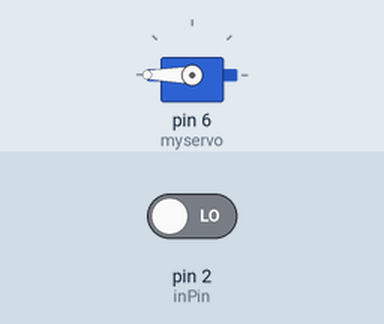
Recording of a sketch running on a simulated Arduino Uno, built with avr-gcc and run on an emulated ATmega328P. On the bench: servo. The test bench sets the inputs (shaded band); at power-on: pin 2 (inPin) LOW.

Above: at 1.2 s.
1.3 s: pin 2 (inPin) driven HIGH
At 2.4 s:
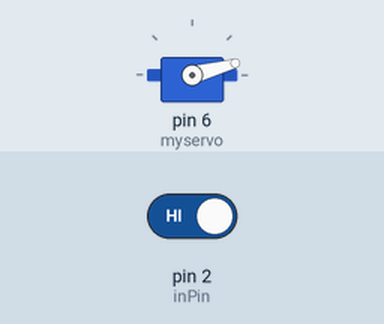
2.8 s: pin 2 (inPin) driven LOW
At 3.5 s:
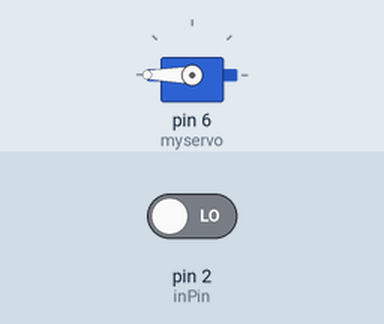
Timing chart, 0 to 5.8 s (numbered marks = the images above; inputs shaded):
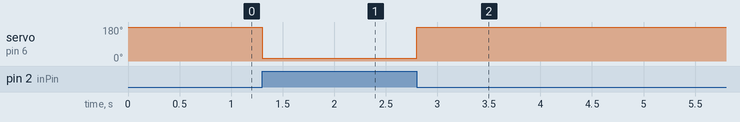

The sketch:

Servo_control.ino
```cpp
#include <Servo.h>
byte inPin  = 2;
int servoState = 0;
int lastServoState = 0;

Servo myservo;  // create servo object to control a servo

void setup() {
  myservo.attach(6);  // attaches the servo on pin 9 to the servo object
  pinMode(inPin, INPUT); //Set pin 2 as input
  myservo.write(180);
}

void loop() {
  servoState = digitalRead(inPin);
  if (servoState != lastServoState) {
    //If state has changed, send PWM to servo
    if (servoState == HIGH){
      //If servoState is HIGH, send to 15 degrees
      myservo.write(15);
    } else{
      //If servoState is LOW, send to 190 degrees
      myservo.write(190);
    }
  }
  //Save last state
  lastServoState = servoState;
}
```

Measured:
- after the input at 1.3 s, servo on pin 6 (myservo): 180° → 15° at once
- after the input at 2.8 s, servo on pin 6 (myservo): 15° → 180° at once
